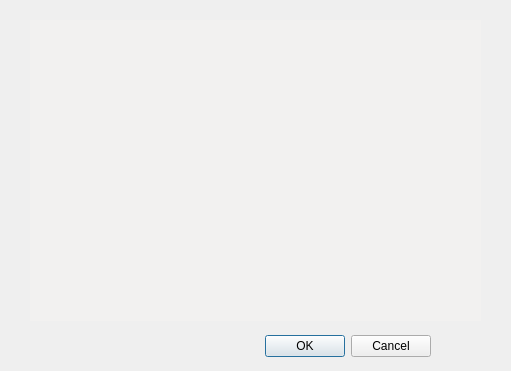
<?xml version="1.0" encoding="UTF-8"?>
<ui version="4.0">
 <class>AllDriverSettingsCheck</class>
 <widget class="QDialog" name="AllDriverSettingsCheck">
  <property name="geometry">
   <rect>
    <x>0</x>
    <y>0</y>
    <width>511</width>
    <height>371</height>
   </rect>
  </property>
  <property name="windowTitle">
   <string>Accept drivers setting</string>
  </property>
  <widget class="QDialogButtonBox" name="buttonBox">
   <property name="geometry">
    <rect>
     <x>90</x>
     <y>330</y>
     <width>341</width>
     <height>32</height>
    </rect>
   </property>
   <property name="orientation">
    <enum>Qt::Horizontal</enum>
   </property>
   <property name="standardButtons">
    <set>QDialogButtonBox::Cancel|QDialogButtonBox::Ok</set>
   </property>
  </widget>
  <widget class="QTextEdit" name="LineEditAllDriverSettingsCheck">
   <property name="geometry">
    <rect>
     <x>30</x>
     <y>20</y>
     <width>451</width>
     <height>301</height>
    </rect>
   </property>
   <property name="palette">
    <palette>
     <active>
      <colorrole role="Base">
       <brush brushstyle="SolidPattern">
        <color alpha="255">
         <red>242</red>
         <green>241</green>
         <blue>240</blue>
        </color>
       </brush>
      </colorrole>
     </active>
     <inactive>
      <colorrole role="Base">
       <brush brushstyle="SolidPattern">
        <color alpha="255">
         <red>242</red>
         <green>241</green>
         <blue>240</blue>
        </color>
       </brush>
      </colorrole>
     </inactive>
     <disabled>
      <colorrole role="Base">
       <brush brushstyle="SolidPattern">
        <color alpha="255">
         <red>255</red>
         <green>255</green>
         <blue>255</blue>
        </color>
       </brush>
      </colorrole>
     </disabled>
    </palette>
   </property>
   <property name="toolTip">
    <string>Drivers setting briefing</string>
   </property>
   <property name="frameShape">
    <enum>QFrame::NoFrame</enum>
   </property>
   <property name="textInteractionFlags">
    <set>Qt::TextSelectableByMouse</set>
   </property>
  </widget>
 </widget>
 <resources/>
 <connections>
  <connection>
   <sender>buttonBox</sender>
   <signal>accepted()</signal>
   <receiver>AllDriverSettingsCheck</receiver>
   <slot>accept()</slot>
   <hints>
    <hint type="sourcelabel">
     <x>248</x>
     <y>254</y>
    </hint>
    <hint type="destinationlabel">
     <x>157</x>
     <y>274</y>
    </hint>
   </hints>
  </connection>
  <connection>
   <sender>buttonBox</sender>
   <signal>rejected()</signal>
   <receiver>AllDriverSettingsCheck</receiver>
   <slot>reject()</slot>
   <hints>
    <hint type="sourcelabel">
     <x>316</x>
     <y>260</y>
    </hint>
    <hint type="destinationlabel">
     <x>286</x>
     <y>274</y>
    </hint>
   </hints>
  </connection>
 </connections>
</ui>
